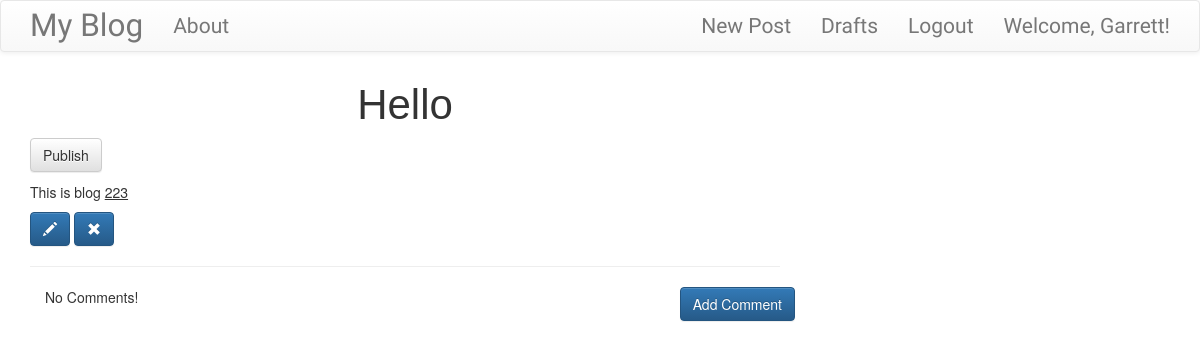
The app's page /post/6 (signed in), older data.
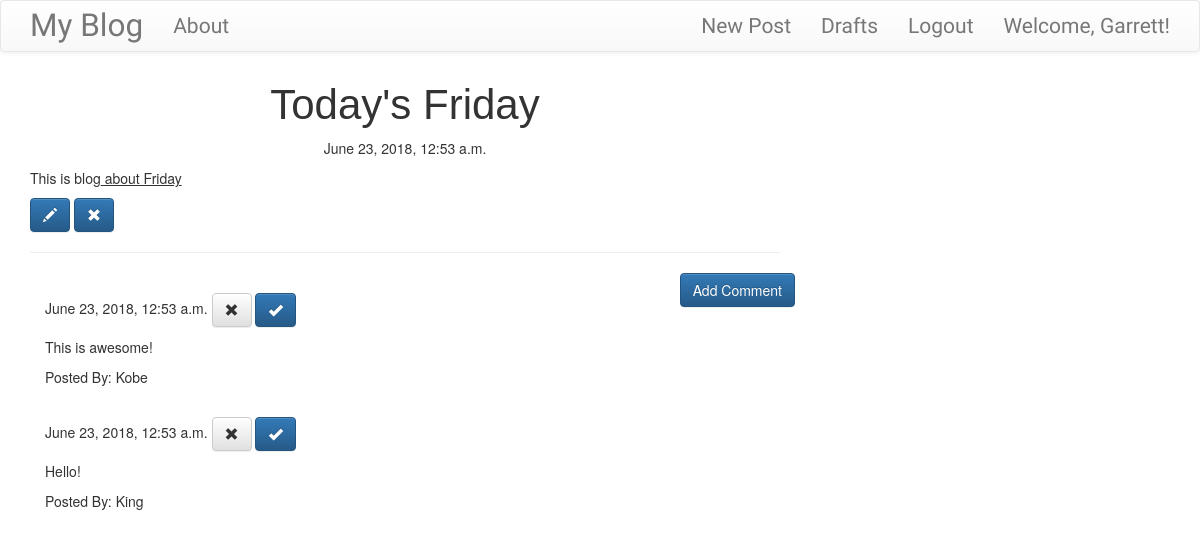
The same page, newer data.
### blog/models.py (models this page shows, shortened)
class Post(models.Model):
    author = models.ForeignKey("auth.User", on_delete=models.CASCADE)
    title = models.CharField(max_length=200)
    text = models.TextField()
    created_date = models.DateTimeField(default=timezone.now)
    published_date = models.DateTimeField(blank=True, null=True)

class Comment(models.Model):
    post = models.ForeignKey('blog.Post', related_name='comments', on_delete=models.CASCADE)
    author = models.CharField(max_length=200)
    text = models.TextField()
    created_date = models.DateTimeField(default=timezone.now())
    approved_comment = models.BooleanField(default=False)

### blog/views.py (the view)
# urls.py: url(r'^post/(?P<pk>\d+)$', views.PostDetailView.as_view(), name='post_detail'),
class PostDetailView(DetailView):
    model = Post

### blog/templates/blog/post_detail.html
{% extends "blog/base.html" %}
{% block content %}
  <h1 class ="posttitle loader">{{post.title}}</h1>
  {% if post.published_date %}
    <div class="date postdate">
      {{post.published_date}}
    </div>
  {% else %}
    <a class ="btn btn-default" href="{% url 'post_publish' pk=post.pk %}">Publish</a>
  {% endif %}
  <p class ="postcontent">{{post.text|safe|linebreaksbr}}</p>
  {% if user.is_authenticated%}
    <a class ="btn btn-primary" href ="{% url 'post_edit' pk=post.pk %}">
      <span class ="glyphicon glyphicon-pencil"></span>
    </a>
    <a class ="btn btn-primary" href ="{% url 'post_remove' pk=post.pk %}">
      <span class ="glyphicon glyphicon-remove"></span>
    </a>
  {% endif %}
  <hr>
  <a class ="btn btn-primary btn-comment" href ="{% url 'add_comment_to_post' pk=post.pk %}">Add Comment</a>
  <div class="container">
    {% for comment in post.comments.all %}
    <br />
      {% if user.is_authenticated or comment.approved_comment %}
        {{comment.created_date}}
        {% if not comment.approved_comment %}
          <a class ="btn btn-default" href ="{% url 'comment_remove' pk=comment.pk %}">
            <span class ="glyphicon glyphicon-remove"></span>
          </a>
          <a class ="btn btn-primary" href ="{% url 'comment_approve' pk=comment.pk %}">
            <span class ="glyphicon glyphicon-ok"></span>
          </a>
        {% endif %}
        <p>{{comment.text|safe|linebreaks}}</p>
        <p>Posted By: {{comment.author}}</p>
      {% endif %}
      {% empty %}
      <p>No Comments!</p>
    {% endfor %}
  </div>
{% endblock%}

### blog/templates/blog/base.html (shortened to what this page needs)
<!DOCTYPE html>
{% load staticfiles %}
<html lang="en" dir="ltr">
  <head>
    <link rel="stylesheet" href="https://maxcdn.bootstrapcdn.com/bootstrap/3.3.7/css/bootstrap.min.css">
    <link rel="stylesheet" href="https://maxcdn.bootstrapcdn.com/bootstrap/3.3.7/css/bootstrap-theme.min.css">
    <link rel="stylesheet" href="//cdn.jsdelivr.net/medium-editor/latest/css/medium-editor.min.css" type="text/css" media="screen" charset="utf-8">
    <link rel="stylesheet" href="{% static 'css/style.css' %}">
  </head>
  <body class ="loader">
    <nav class="navbar navbar-default techfont custom-navbar">
      <div class="container">
        <ul class ="nav navbar-nav">
          <li><a class ="navbar-brand bigbrand" href ="{% url 'post_list' %}">My Blog</a></li>
          <li><a href ="{% url 'about' %}">About</a></li>
        </ul>
        <ul class ="nav navbar-nav navbar-right">
          {% if user.is_authenticated%}
            <li>
              <a href ="{% url 'post_new'%}">New Post</a>
            </li>
            <li>
              <a href ="{% url 'post_draft_list'%}">Drafts</a>
            </li>
            <li>
              <a href ="{% url 'logout'%}">Logout</a>
            </li>
            <li>
              <a>Welcome, {{user.username}}!</a>
            </li>
            {% else %}
            <li><a class="nav navbar-right" href ="{% url 'login' %}"><span class="glyphicon glyphicon-user"></span></a></li>
          {% endif %}
        </ul>
      </div>
    </nav>
    <div class="content container">
      <div class="row">
        <div class="col-md-8">
          <div class="blog_posts">
            {% block content %}
            {% endblock %}
          </div>
        </div>
      </div>
    </div>
  </body>
</html>

### blog/static/css/style.css (style rules this page uses)
.techfont { font-family: 'Ubuntu', sans-serif; font-size: 1.5em; margin-bottom: 10px; }
.bigbrand { font-size: 1.5em; }
.loader { filter:hue-rotate(0deg); color: linear-gradient(45deg,#0f8,#08f); animation:hue 5000ms infinite linear; }
.postdate { text-align: center; }
.posttitle { font-family: 'Russo One', sans-serif; font-size: 3em; text-align: center; }
.postcontent { font-family: 'Monteserrat'; font-size: 1.5em; }
.btn-comment { position: absolute; right: 0px; }

Row changes from the older to the newer data that the page shows:
changed Post: title "Hello" → "Today's Friday"; published_date (not shown) → "June 23, 2018, 12:53 a.m."; text "This is blog 223" → "This is blog about Friday"
added Comment: created_date "June 23, 2018, 12:53 a.m.", approved_comment False (drawn), text "This is awesome!", author "Kobe"
added Comment: created_date "June 23, 2018, 12:53 a.m.", approved_comment False (drawn), text "Hello!", author "King"
Text that changed along with them:
text no longer shown: "Publish No Comments!"
